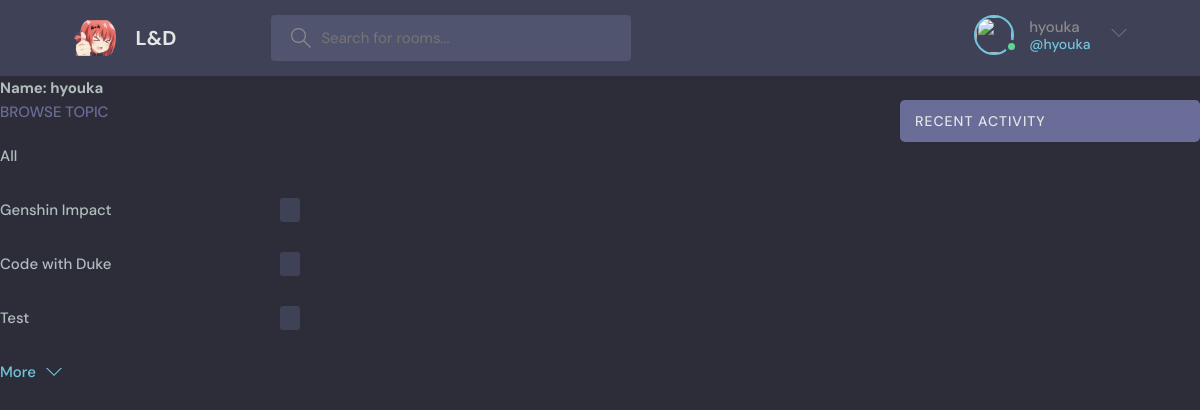
Screenshot of /profile/1 (signed in) with the database file from the repository.
### base/models.py (models this page shows, shortened)
class Topic(models.Model):
    topic = models.CharField(max_length=200)

### base/views.py (the view)
# urls.py: path('profile/<str:pk>', views.userProfile, name='user-profile'),
def userProfile(request, pk):
    user = User.objects.get(id=pk)
    rooms = user.room_set.all()
    room_messages = user.message_set.all()
    topics = Topic.objects.all()
    context = {'user': user, 'rooms': rooms,
               'room_messages': room_messages, "topics": topics}
    return render(request, 'base/profile.html', context)

### base/templates/base/profile.html (shortened to what this page needs)
{% extends "main.html" %}
{% block content %}
<h1>Name: {{user.username}}</h1>
<div class="profile-container">
    <div>
        {% include "base/component/topic_component.html" %}
    </div>
    <div>
    </div>
    <div>
        {% include "base/component/activity_component.html" %}
    </div>
</div>
{% endblock content %}

### templates/navbar.html (shortened to what this page needs)
{% load static %}
<header class="header header--loggedIn">
    <div class="container">
        <a href="{% url 'home' %}" class="header__logo">
            <img src="{% static 'images/logos.svg' %}" />
            <h1>L&D </h1>
        </a>
        <form class="header__search" method="GET" action="{% url 'home' %}">
            <label>
                <input name="q" placeholder="Search for rooms..." />
            </label>
        </form>
        <nav class="header__menu">
            {% if request.user.is_authenticated %}
            <div class="header__user">
                <a href="profile.html">
                    <div class="avatar avatar--medium active">
                        <img src="" />
                    </div>
                    <p>{{request.user.username}} <span>@{{request.user.username}}</span></p>
                </a>
                <button class="dropdown-button">
                    <svg version="1.1" xmlns="http://www.w3.org/2000/svg" width="32" height="32" viewBox="0 0 32 32">
                        <title>chevron-down</title>
                        <path d="M16 21l-13-13h-3l16 16 16-16h-3l-13 13z"></path>
                    </svg>
                </button>
            </div>
            {% endif %}
        </nav>
    </div>
</header>

### base/templates/base/component/topic_component.html
<div class="topics">
    <div class="topics__header">
        <h2>Browse Topic</h2>
    </div>
    <ul class="topics__list">
        <li>
            <a href="{% url 'home' %}">All</a>
        </li>
        {% for topic in topics %}
        <li>
            <a href="{% url 'home' %}?q={{topic.topic}}">{{topic.topic}}<span></span></a>
        </li>
        {% endfor %}
    </ul>
    <a class="btn btn--link" href="topics.html">
        More
        <svg version="1.1" xmlns="http://www.w3.org/2000/svg" width="32" height="32" viewBox="0 0 32 32">
            <title>chevron-down</title>
            <path d="M16 21l-13-13h-3l16 16 16-16h-3l-13 13z"></path>
        </svg>
    </a>
</div>

### static/styles/style.css (style rules this page uses)
:root { --color-main: #71c6dd; --color-main-light: #e1f6fb; --color-dark: #3f4156; --color-dark-medium: #51546e; --color-dark-light: #696d97; --color-light: #e5e5e5; --color-gray: #8b8b8b; --color-light-gray: #b2bdbd; --color-bg: #2d2d39; --color-success: #5dd693; --color-error: #fc4b0b; }
* { font-family: "DM Sans", -apple-system, BlinkMacSystemFont, "Segoe UI", Roboto, Oxygen, Ubuntu, Cantarell, "Open Sans", "Helvetica Neue", sans-serif; margin: 0; padding: 0; box-sizing: border-box; text-rendering: optimizeLegibility; font-size: inherit; }
html { font-size: 56.25%; }
@media only screen and (min-width: 1200px) { html { font-size: 62.5%; } }
body { line-height: 1.6; font-weight: 400; font-size: 1.5rem; color: var(--color-light-gray); background-color: var(--color-bg); min-height: 100vh; }
img { width: 100%; }
a { display: inline-block; color: var(--color-main); text-decoration: none; }
.container { max-width: 120rem; width: 90%; margin: auto; }
.btn { background-color: transparent; border: none; display: inline-flex; align-items: center; gap: 1rem; cursor: pointer; transition: all ease-in-out 0.3s; padding: 1rem 2rem; border-radius: 5px; box-shadow: 1px 1px 3px 1px rgba(0, 0, 0, 0.15); font-weight: 500; }
.btn--link { border-radius: 0; padding: 0; color: var(--color-main); box-shadow: none; }
.btn>svg { fill: currentColor; width: 1.6rem; height: 1.6rem; }
.avatar { position: relative; display: inline-block; border-radius: 50%; border: 2px solid var(--color-main); }
.avatar img { display: block; border-radius: 50%; object-fit: cover; object-position: center; }
.avatar::after { content: ""; display: block; position: absolute; background-color: var(--color-gray); z-index: 111; border-radius: 50%; border: 0.3rem solid var(--color-dark); }
.avatar.active::after { background-color: var(--color-success); }
.avatar.avatar--medium img { width: 3.6rem; height: 3.6rem; border-radius: 50%; }
.avatar.avatar--medium:after { width: 0.7rem; height: 0.7rem; bottom: 0px; right: -6px; }
.header { padding: 1.5rem; background-color: var(--color-dark); }
.header>.container { display: flex; gap: 9.5rem; }
.header__logo, .header__user { display: flex; gap: 2rem; align-items: center; }
.header__logo>img { height: 4.2rem; width: 4.2rem; }
.header__logo>h1 { font-weight: 700; font-size: 2rem; color: var(--color-light); }
.header__search>label { background-color: var(--color-dark-medium); padding: 1.3rem 1rem; display: flex; align-items: center; gap: 1rem; border-radius: 4px; }
.header__search svg { fill: var(--color-gray); width: 2rem; height: 2rem; margin-left: 1rem; }
.header__search input { width: 30rem; background: transparent; border: none; outline: none; color: var(--color-light); }
.header__menu { margin-left: auto; position: relative; }
.header__menu a { display: flex; gap: 1.5rem; align-items: center; font-weight: 500; text-decoration: none; color: var(--color-gray); }
.header__menu img { height: 3.6rem; }
.header__menu p { line-height: 1.2; }
.header__menu span { color: var(--color-main); font-weight: 500; font-size: 1.4rem; display: block; }
.header__menu svg { width: 1.6rem; height: 1.6rem; fill: var(--color-dark-light); }
.dropdown-button { background: transparent; border: 0; outline: 0; cursor: pointer; }
.topics__header { margin-bottom: 2rem; }
.topics__header h2 { text-transform: uppercase; font-weight: 500; color: var(--color-dark-light); }
.topics__list { list-style: none; }
.topics__list li a { display: flex; justify-content: space-between; margin-bottom: 3rem; font-weight: 500; color: var(--color-light-gray); transition: all 0.3s ease-in-out; }
.topics__list li a span { padding: 0.5rem 1rem; background-color: var(--color-dark); border-radius: 3px; font-size: 1.3rem; font-weight: 700; letter-spacing: 1px; }

### base/templates/base/profile.html (style rules this page uses)
.profile-container { display: grid; grid-template-columns: 1fr 2fr 1fr; }

### rows the page displays
Topic: topic "Genshin Impact"
Topic: topic "Code with Duke"
Topic: topic "Test"

### other values shown
{{ request.user.username }} "hyouka"
{{ user.username }} "hyouka"
